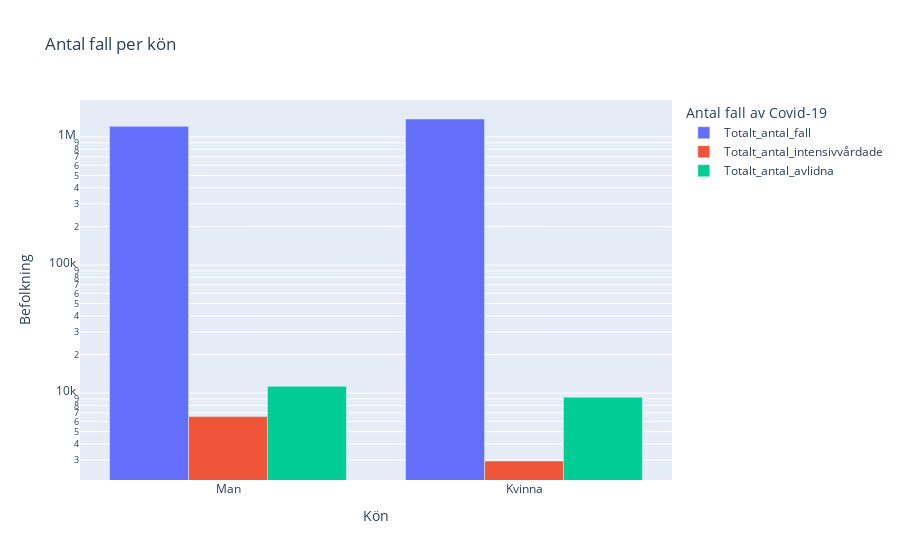

The notebook cell this image was saved under:
### Code cell
fig = px.bar(Kön_uppdelning,
    y=["Totalt_antal_fall", "Totalt_antal_intensivvårdade", "Totalt_antal_avlidna"],
    x="Kön",
    barmode="group",  # groups the bars next to eachother instead of stacking on eachother
    labels={
        "value": "Befolkning",
        "variable": "Antal fall av Covid-19",
    },
    title="Antal fall per kön",
    log_y=True # easier to read, makes y-axes logarithmic
)

fig.show()
fig.write_html("../Labb_1/Visualiseringar/KPI_1_Antal_fall_per_kön-")

### Figure 1 — Plotly figure (JSON) as saved in the notebook; plotly's stock layout.template omitted (floating-point values rounded to 4 significant figures)
{"data": [{"alignmentgroup": "True", "hovertemplate": "Antal fall av Covid-19=Totalt_antal_fall<br>Kön=%{x}<br>Befolkning=%{y}<extra></extra>", "legendgroup": "Totalt_antal_fall", "marker": {"color": "#636efa", "pattern": {"shape": ""}}, "name": "Totalt_antal_fall", "offsetgroup": "Totalt_antal_fall", "orientation": "v", "showlegend": true, "textposition": "auto", "type": "bar", "x": ["Man", "Kvinna"], "xaxis": "x", "y": [1210098, 1381189], "yaxis": "y"}, {"alignmentgroup": "True", "hovertemplate": "Antal fall av Covid-19=Totalt_antal_intensivvårdade<br>Kön=%{x}<br>Befolkning=%{y}<extra></extra>", "legendgroup": "Totalt_antal_intensivvårdade", "marker": {"color": "#EF553B", "pattern": {"shape": ""}}, "name": "Totalt_antal_intensivvårdade", "offsetgroup": "Totalt_antal_intensivvårdade", "orientation": "v", "showlegend": true, "textposition": "auto", "type": "bar", "x": ["Man", "Kvinna"], "xaxis": "x", "y": [6550, 2947], "yaxis": "y"}, {"alignmentgroup": "True", "hovertemplate": "Antal fall av Covid-19=Totalt_antal_avlidna<br>Kön=%{x}<br>Befolkning=%{y}<extra></extra>", "legendgroup": "Totalt_antal_avlidna", "marker": {"color": "#00cc96", "pattern": {"shape": ""}}, "name": "Totalt_antal_avlidna", "offsetgroup": "Totalt_antal_avlidna", "orientation": "v", "showlegend": true, "textposition": "auto", "type": "bar", "x": ["Man", "Kvinna"], "xaxis": "x", "y": [11279, 9273], "yaxis": "y"}], "layout": {"barmode": "group", "legend": {"title": {"text": "Antal fall av Covid-19"}, "tracegroupgap": 0}, "title": {"text": "Antal fall per kön"}, "xaxis": {"anchor": "y", "domain": [0, 1], "title": {"text": "Kön"}}, "yaxis": {"anchor": "x", "domain": [0, 1], "title": {"text": "Befolkning"}, "type": "log"}}}
